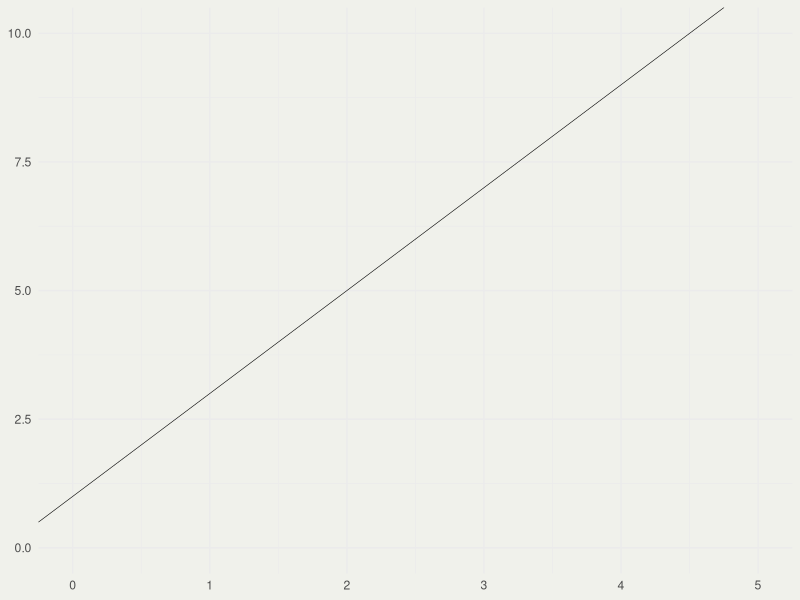
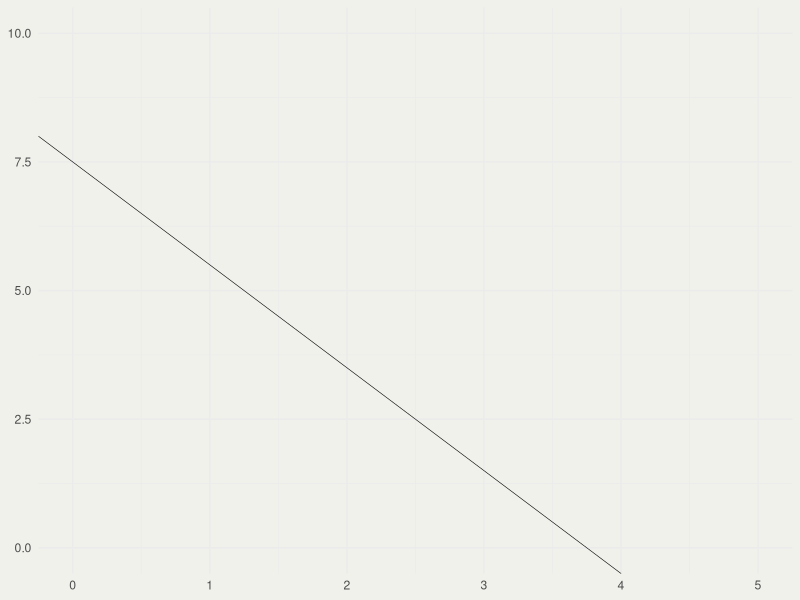
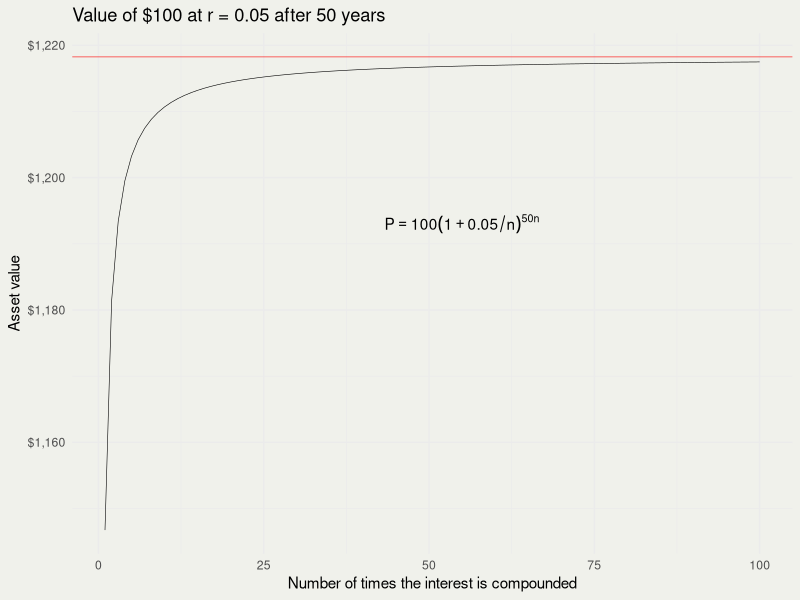
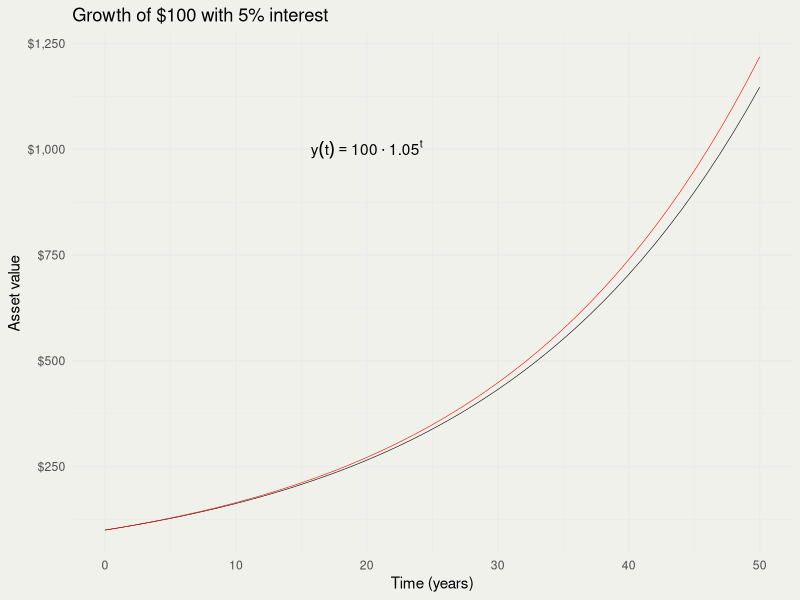
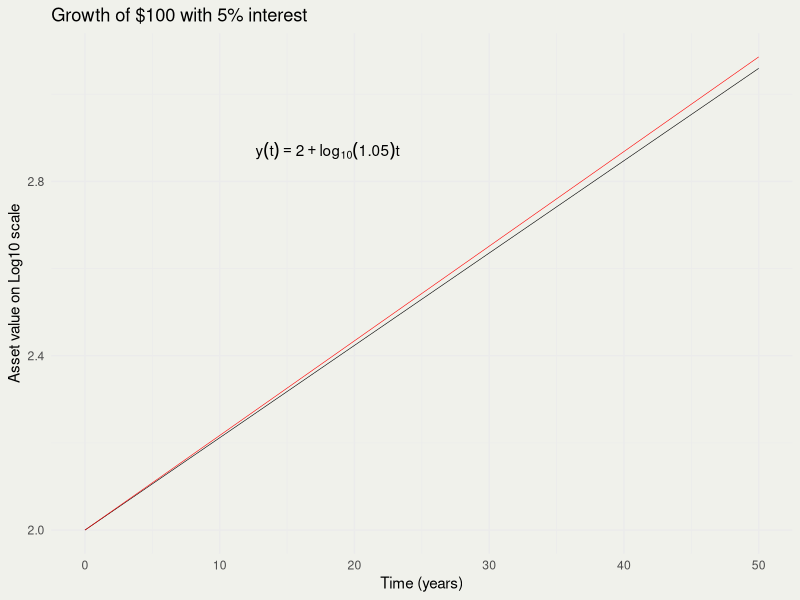
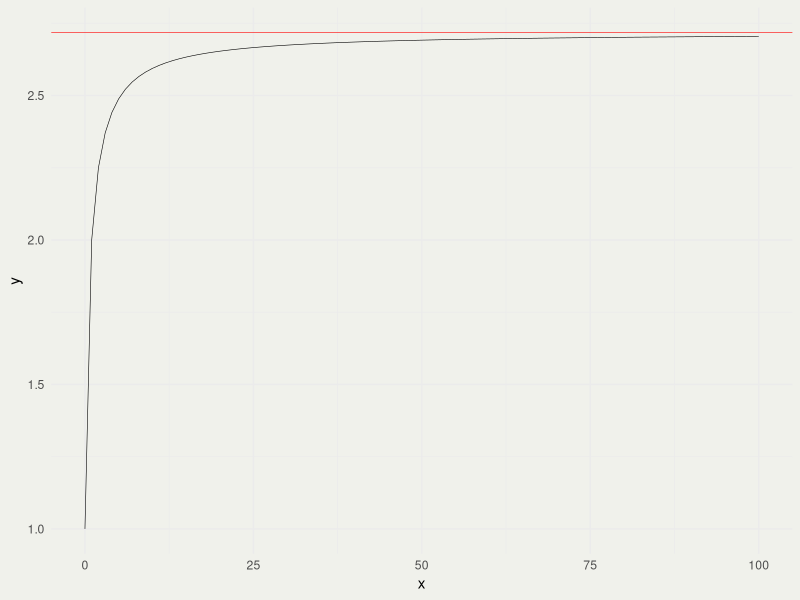
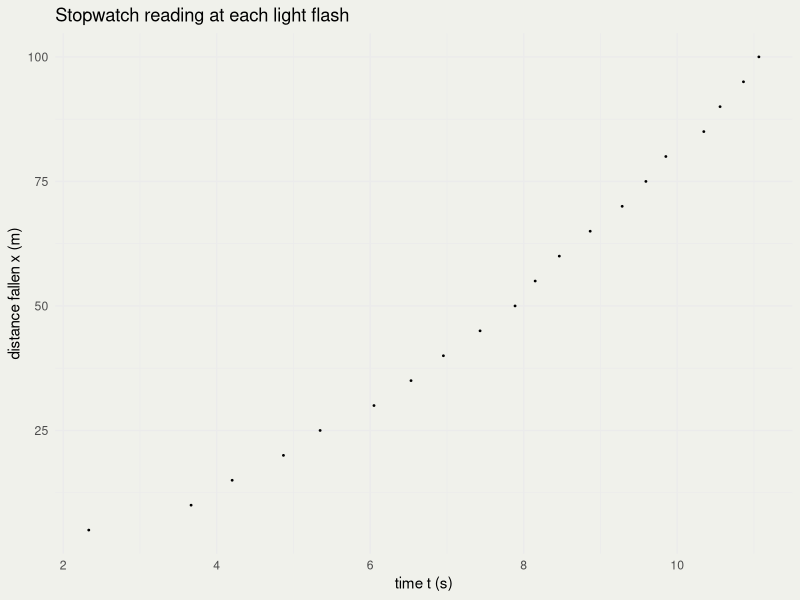
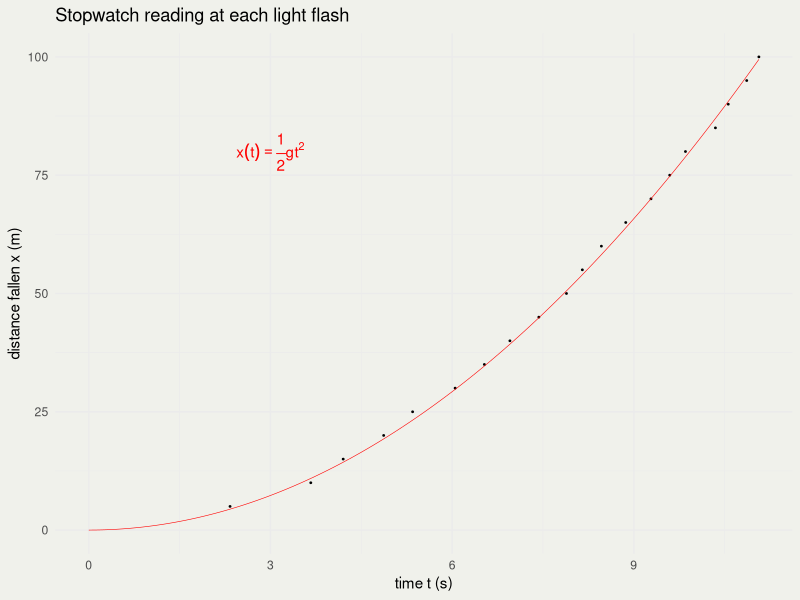

Here is the R script that generated these plots, in order:
## ---- chunk 1
#| fig-width: 3
#| fig-height: 3
library(ggplot2)
thm <-
  theme_minimal() + theme(
    panel.background = element_rect(fill = "#f0f1eb", color = "#f0f1eb"),
    plot.background = element_rect(fill = "#f0f1eb", color = "#f0f1eb")
  )
theme_set(thm)

p <- ggplot() + xlim(0, 5) + ylim(0, 10)
p + geom_abline(slope = 2, intercept = 1, linewidth = 0.2)
## ---- chunk 2
#| fig-width: 3
#| fig-height: 3

p <- ggplot() + xlim(0, 5) + ylim(0, 10)
p + geom_abline(slope = -2, intercept = 7.5, size = 0.2)
## ---- chunk 3
#| fig-width: 6
#| fig-height: 5
#| fig-align: center

rate <- 0.05
P <- 100
n_comp <- 1:100

Pn <- function(n, A, r, t) A * (1 + r/n)^(t*n)
Pe <- function(A, r, t) P * exp(r * t)

pn <- Pn(n = n_comp, A = P, r = rate, t = 50)
pe <- Pe(A = P, r = rate, t = 50)

d <- data.frame(n_comp, pn)
p <- ggplot(d, aes(n_comp, pn))
p + geom_line(size = 0.2) +
  geom_hline(yintercept = pe, color = 'red', size = 0.2) +
  xlab("Number of times the interest is compounded") +
  ylab("Asset value") +
  ggtitle("Value of $100 at r = 0.05 after 50 years") +
  scale_y_continuous(labels = scales::dollar_format()) +
  annotate("text", 55, 1193, 
           label = "P == 100 (1 + 0.05/n)^{50*n}", parse = TRUE) 
#  annotate("text",  50, 1200, 
#           label = "y(t) == 100 * e ^ {50*r}", parse = TRUE, color = 'red')
## ---- chunk 4
#| fig-width: 4.5
#| fig-height: 4.5
#| fig-align: center

time <- 0:50
p1 <- Pn(n = 1, A = P, r = rate, t = time)
pe <- Pe(A = P, r = rate, t = time)

p <- ggplot(data.frame(time, p1, pe), aes(time, p1))
p + geom_line(size = 0.2) + 
  geom_line(aes(y = pe), size = 0.2, color = 'red') +
  scale_y_continuous(labels = scales::dollar_format()) +
  xlab("Time (years)") + ylab("Asset value") +
  ggtitle("Growth of $100 with 5% interest") +
  annotate("text", 20, 1e3, 
           label = "y(t) == 100 %.% 1.05^t", parse = TRUE) 
  # annotate("text", 18, 11e2, 
  #          label = "y(t) == 100 * e ^ {rt}", parse = TRUE, color = 'red')
## ---- chunk 5
#| fig-width: 4.5
#| fig-height: 4.5
#| fig-align: center

p <- ggplot(data.frame(time, p1 = log10(p1), pe = log10(pe)), aes(time, p1))
p + geom_line(size = 0.2) + 
  geom_line(aes(y = pe), size = 0.2, color = 'red') +
  xlab("Time (years)") + ylab("Asset value on Log10 scale") + 
  ggtitle("Growth of $100 with 5% interest") +
  annotate("text", 18, 2.87,
           label = "y(t) == 2 + log[10](1.05) * t", parse = TRUE)
## ---- chunk 6
#| fig-width: 5
#| fig-height: 3
#| fig-align: center
f <- function(m) (1 + 1/m)^m
x <- 0:100
y <- f(x)
p <- ggplot(data.frame(x, y), aes(x, y))
p + geom_line(size = 0.2) +
  geom_hline(yintercept = exp(1), color = 'red', size = 0.2)
## ---- chunk 7
#| echo: true
2^7 * 2^8 == 2^(7 + 8) 
## ---- chunk 8
#| echo: true
2^7 / 2^8 == 2^(7 - 8) 
## ---- chunk 9
#| echo: true
(2^7)^8 == 2^(7*8)
## ---- chunk 10
#| echo: true
(2*3)^7 == 2^7 * 3^7
## ---- chunk 11
#| echo: true
2^4 / 3^4 == (2/3)^4
all.equal(2^4 / 3^4, (2/3)^4)
## ---- chunk 12
#| echo: true
y <- 1:3
(numer <- exp(y))
(denom <- sum(exp(y)))
(softmax <- numer / denom)

y <- c(1e3, 1e3 + 1, 1e3 + 2)
exp(y)
## ---- chunk 13
#| echo: true

LSE <- function(x) {
  c <- max(x)
  y <- c + log(sum(exp(x - c)))
  return(y)
}
softmax_log <- function(x) {
  x - LSE(x)
}
softmax_unsafe <- function(x) exp(x) / sum(exp(x))

softmax_unsafe(1:3)
softmax_log(1:3)
exp(softmax_log(1:3))
y
softmax_unsafe(y)
exp(softmax_log(y))
sum(exp(softmax_log(y)))
## ---- chunk 14
#| fig-width: 4
#| fig-height: 4
#| fig-align: center

set.seed(12)
g <- 1.625                          # true (unknown) lunar gravity, m/s^2
H <- 100                            # tower height in meters
marks  <- seq(5, H, by = 5)         # 20 red marks, every 5 meters
t_true <- sqrt(2 * marks / g)       # exact time to reach each mark
n <- length(marks)
t_obs  <- t_true + rnorm(n, 0, 0.1) # noisy stopwatch reading at each flash

d <- data.frame(t = t_obs, x = marks)
p <- ggplot(d, aes(t, x)) + geom_point(size = 0.3) +
  xlab("time t (s)") + ylab("distance fallen x (m)") +
  ggtitle("Stopwatch reading at each light flash")
print(p)
## ---- chunk 15
#| fig-width: 4
#| fig-height: 4
#| fig-align: center

tt  <- seq(0, max(t_obs), length = 200)
sol <- data.frame(t = tt, x = 0.5 * g * tt^2)
p + geom_line(data = sol, aes(t, x), color = 'red', linewidth = 0.2) +
  annotate("text", 3, 80, label = "x(t) == frac(1, 2) * g * t^2",
           parse = TRUE, color = 'red')
## ---- chunk 16
#| fig-width: 4.5
#| fig-height: 3.6
#| fig-align: center
#| echo: true
t1 <- 4; t2 <- 9
x1 <- 0.5 * g * t1^2; x2 <- 0.5 * g * t2^2
slope <- (x2 - x1) / (t2 - t1)            # avg velocity = ½ g (t1 + t2)
ggplot(sol, aes(t, x)) + geom_line(linewidth = 0.2) +
  geom_abline(slope = slope, intercept = x1 - slope * t1,
              color = 'red', linewidth = 0.2) +
  geom_point(aes(x = t1, y = x1), color = 'blue') +
  geom_point(aes(x = t2, y = x2), color = 'blue') +
  xlab("time t (s)") + ylab("distance fallen x (m)") +
  ggtitle("Position curve and a secant line")
## ---- chunk 17
#| fig-width: 5
#| fig-height: 4
#| fig-align: center
#| echo: true

library(ggplot2)
library(dplyr)
n <- 100
t <- seq(0, pi, length = n)
x <- sin(t) * cos(t)
dxdt <- cos(t)^2 - sin(t)^2

d <- tibble(t, x, dxdt)
p <- ggplot(d, aes(t, x))
p + geom_line() + geom_line(aes(y = dxdt), col = 'red')

# approximate the derivative
s <- pi / (n - 1)        # choose the same step s as the increment in the t sequence
all.equal(s, diff(t)[1]) # check that the above statement is true

appr_dxdt <- diff(x)/s   # derivative ≈ rise / run
d <- d |>
  mutate(appr_dxdt = c(NA, appr_dxdt))
p <- ggplot(d, aes(t, x))
p + geom_line() + geom_line(aes(y = dxdt), col = 'red') +
  geom_line(aes(y = appr_dxdt), col = 'blue', linewidth = 5, alpha = 1/5)
